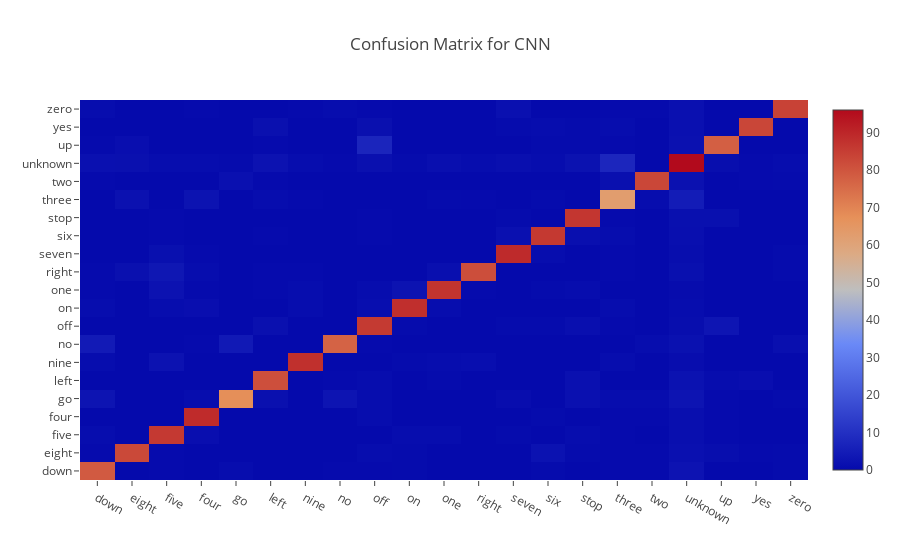

Notebook source saved alongside this figure:
### Markdown cell above
### Confusion matrix

### Code cell
cm = confusion_matrix(truth_labels, c_cnn_labels)
cm = np.divide(cm, cm.sum(axis=1)) * 100
py.iplot(dict(
    data=[go.Heatmap(z=cm, x=classes, y=classes)],
    layout=go.Layout(title='Confusion Matrix for CNN')))

### Figure 1 — Plotly figure (JSON) as saved in the notebook; plotly's stock layout.template omitted (floating-point values rounded to 4 significant figures; data arrays with more than 128 entries replaced by an {"elided": "..."} marker saying what was removed)
{"data": [{"type": "heatmap", "x": ["down", "eight", "five", "four", "go", "left", "nine", "no", "off", "on", "one", "right", "seven", "six", "stop", "three", "two", "unknown", "up", "yes", "zero"], "y": ["down", "eight", "five", "four", "go", "left", "nine", "no", "off", "on", "one", "right", "seven", "six", "stop", "three", "two", "unknown", "up", "yes", "zero"], "z": {"elided": "21x21 float values"}}], "layout": {"title": "Confusion Matrix for CNN"}}
